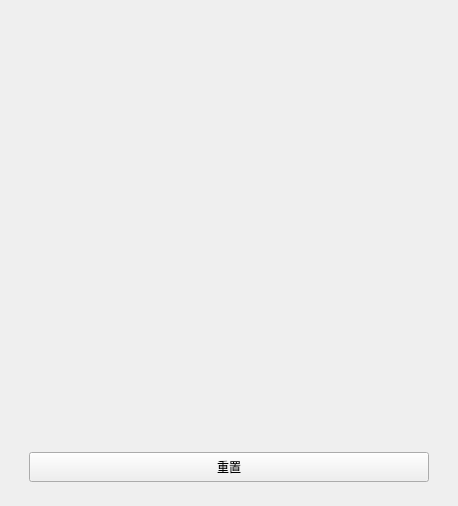
<?xml version="1.0" encoding="UTF-8"?>
<ui version="4.0">
 <class>Widget</class>
 <widget class="QWidget" name="Widget">
  <property name="geometry">
   <rect>
    <x>0</x>
    <y>0</y>
    <width>454</width>
    <height>506</height>
   </rect>
  </property>
  <property name="maximumSize">
   <size>
    <width>1000</width>
    <height>1000</height>
   </size>
  </property>
  <property name="windowTitle">
   <string>Widget</string>
  </property>
  <layout class="QGridLayout" name="gridLayout_5">
   <item row="0" column="0">
    <widget class="QStackedWidget" name="stackedWidget">
     <property name="currentIndex">
      <number>0</number>
     </property>
     <widget class="QWidget" name="page">
      <layout class="QGridLayout" name="gridLayout_6">
       <item row="0" column="0">
        <widget class="QStackedWidget" name="stackedWidget_2">
         <property name="currentIndex">
          <number>1</number>
         </property>
         <widget class="QWidget" name="page_3">
          <layout class="QGridLayout" name="gridLayout_2">
           <item row="1" column="0" colspan="2">
            <widget class="QWidget" name="widget" native="true">
             <property name="minimumSize">
              <size>
               <width>400</width>
               <height>150</height>
              </size>
             </property>
             <property name="autoFillBackground">
              <bool>true</bool>
             </property>
             <widget class="QLabel" name="charabacklabel">
              <property name="geometry">
               <rect>
                <x>9</x>
                <y>9</y>
                <width>16</width>
                <height>16</height>
               </rect>
              </property>
              <property name="text">
               <string/>
              </property>
              <property name="scaledContents">
               <bool>true</bool>
              </property>
             </widget>
             <widget class="QLabel" name="obj1label">
              <property name="geometry">
               <rect>
                <x>10</x>
                <y>120</y>
                <width>91</width>
                <height>81</height>
               </rect>
              </property>
              <property name="text">
               <string/>
              </property>
              <property name="textFormat">
               <enum>Qt::AutoText</enum>
              </property>
              <property name="pixmap">
               <pixmap resource="image.qrc">:/Photo/obj1.png</pixmap>
              </property>
              <property name="scaledContents">
               <bool>true</bool>
              </property>
             </widget>
             <widget class="QLabel" name="label">
              <property name="geometry">
               <rect>
                <x>30</x>
                <y>90</y>
                <width>71</width>
                <height>71</height>
               </rect>
              </property>
              <property name="minimumSize">
               <size>
                <width>10</width>
                <height>10</height>
               </size>
              </property>
              <property name="maximumSize">
               <size>
                <width>200</width>
                <height>200</height>
               </size>
              </property>
              <property name="text">
               <string/>
              </property>
              <property name="pixmap">
               <pixmap resource="image.qrc">:/Photo/character.png</pixmap>
              </property>
              <property name="scaledContents">
               <bool>true</bool>
              </property>
             </widget>
             <widget class="QProgressBar" name="proBar">
              <property name="geometry">
               <rect>
                <x>10</x>
                <y>10</y>
                <width>381</width>
                <height>23</height>
               </rect>
              </property>
              <property name="value">
               <number>50</number>
              </property>
              <property name="alignment">
               <set>Qt::AlignLeading|Qt::AlignLeft|Qt::AlignVCenter</set>
              </property>
              <property name="textVisible">
               <bool>false</bool>
              </property>
              <property name="textDirection">
               <enum>QProgressBar::TopToBottom</enum>
              </property>
             </widget>
             <widget class="QLabel" name="obj2label">
              <property name="geometry">
               <rect>
                <x>230</x>
                <y>130</y>
                <width>71</width>
                <height>61</height>
               </rect>
              </property>
              <property name="text">
               <string/>
              </property>
              <property name="pixmap">
               <pixmap resource="image.qrc">:/Photo/obj1.png</pixmap>
              </property>
              <property name="scaledContents">
               <bool>true</bool>
              </property>
             </widget>
             <widget class="QLabel" name="label_2">
              <property name="geometry">
               <rect>
                <x>3</x>
                <y>1</y>
                <width>1000</width>
                <height>1000</height>
               </rect>
              </property>
              <property name="minimumSize">
               <size>
                <width>1000</width>
                <height>1000</height>
               </size>
              </property>
              <property name="text">
               <string/>
              </property>
              <property name="pixmap">
               <pixmap resource="image.qrc">:/Photo/background2.jpg</pixmap>
              </property>
              <property name="scaledContents">
               <bool>true</bool>
              </property>
             </widget>
             <zorder>label_2</zorder>
             <zorder>obj2label</zorder>
             <zorder>obj1label</zorder>
             <zorder>charabacklabel</zorder>
             <zorder>proBar</zorder>
             <zorder>label</zorder>
            </widget>
           </item>
           <item row="2" column="0">
            <widget class="QFrame" name="frame">
             <property name="frameShape">
              <enum>QFrame::Box</enum>
             </property>
             <property name="frameShadow">
              <enum>QFrame::Raised</enum>
             </property>
             <property name="lineWidth">
              <number>5</number>
             </property>
             <layout class="QVBoxLayout" name="verticalLayout_3">
              <item>
               <widget class="QLCDNumber" name="lcdNumber"/>
              </item>
             </layout>
            </widget>
           </item>
           <item row="2" column="1">
            <widget class="QWidget" name="widget_2" native="true">
             <layout class="QGridLayout" name="gridLayout_3">
              <item row="3" column="0">
               <widget class="QPushButton" name="startbon">
                <property name="minimumSize">
                 <size>
                  <width>50</width>
                  <height>70</height>
                 </size>
                </property>
                <property name="font">
                 <font>
                  <family>Microsoft YaHei UI</family>
                  <pointsize>17</pointsize>
                 </font>
                </property>
                <property name="text">
                 <string>按压</string>
                </property>
               </widget>
              </item>
              <item row="3" column="1">
               <widget class="QPushButton" name="changebutton">
                <property name="minimumSize">
                 <size>
                  <width>0</width>
                  <height>70</height>
                 </size>
                </property>
                <property name="text">
                 <string>给予通关区间</string>
                </property>
               </widget>
              </item>
              <item row="0" column="0" colspan="2">
               <widget class="QWidget" name="level" native="true">
                <property name="minimumSize">
                 <size>
                  <width>100</width>
                  <height>100</height>
                 </size>
                </property>
                <layout class="QGridLayout" name="gridLayout">
                 <item row="2" column="1">
                  <widget class="QRadioButton" name="hard">
                   <property name="font">
                    <font>
                     <family>Broadway</family>
                     <pointsize>9</pointsize>
                    </font>
                   </property>
                   <property name="text">
                    <string>hard</string>
                   </property>
                  </widget>
                 </item>
                 <item row="4" column="0">
                  <widget class="QRadioButton" name="insane">
                   <property name="font">
                    <font>
                     <family>Broadway</family>
                     <pointsize>9</pointsize>
                    </font>
                   </property>
                   <property name="text">
                    <string>Insane</string>
                   </property>
                  </widget>
                 </item>
                 <item row="4" column="1">
                  <widget class="QRadioButton" name="demon">
                   <property name="font">
                    <font>
                     <family>Broadway</family>
                     <pointsize>9</pointsize>
                    </font>
                   </property>
                   <property name="text">
                    <string>Demon</string>
                   </property>
                  </widget>
                 </item>
                 <item row="2" column="0">
                  <widget class="QRadioButton" name="eazy">
                   <property name="font">
                    <font>
                     <family>Broadway</family>
                     <pointsize>9</pointsize>
                    </font>
                   </property>
                   <property name="text">
                    <string>eazy</string>
                   </property>
                  </widget>
                 </item>
                 <item row="0" column="0" colspan="2">
                  <widget class="QLabel" name="levellabel">
                   <property name="font">
                    <font>
                     <family>Curlz MT</family>
                     <pointsize>13</pointsize>
                     <weight>75</weight>
                     <bold>true</bold>
                    </font>
                   </property>
                   <property name="text">
                    <string>请选择反应难度^_^</string>
                   </property>
                   <property name="margin">
                    <number>7</number>
                   </property>
                   <property name="indent">
                    <number>20</number>
                   </property>
                  </widget>
                 </item>
                 <item row="5" column="0" colspan="2">
                  <widget class="QLabel" name="rebonlabel">
                   <property name="font">
                    <font>
                     <pointsize>7</pointsize>
                     <weight>75</weight>
                     <bold>true</bold>
                    </font>
                   </property>
                   <property name="text">
                    <string>重置后需要再次点击！</string>
                   </property>
                  </widget>
                 </item>
                </layout>
               </widget>
              </item>
              <item row="4" column="0" colspan="2">
               <widget class="QPushButton" name="button">
                <property name="text">
                 <string>认输</string>
                </property>
               </widget>
              </item>
              <item row="5" column="0" colspan="2">
               <widget class="QPushButton" name="readyBon">
                <property name="text">
                 <string>准备</string>
                </property>
               </widget>
              </item>
             </layout>
            </widget>
           </item>
          </layout>
         </widget>
         <widget class="QWidget" name="page_4">
          <layout class="QVBoxLayout" name="verticalLayout_2">
           <item>
            <widget class="QLabel" name="overlabel">
             <property name="text">
              <string/>
             </property>
             <property name="scaledContents">
              <bool>false</bool>
             </property>
            </widget>
           </item>
           <item>
            <widget class="QPushButton" name="rebon">
             <property name="enabled">
              <bool>true</bool>
             </property>
             <property name="minimumSize">
              <size>
               <width>25</width>
               <height>30</height>
              </size>
             </property>
             <property name="maximumSize">
              <size>
               <width>16777215</width>
               <height>20</height>
              </size>
             </property>
             <property name="text">
              <string>重置</string>
             </property>
            </widget>
           </item>
          </layout>
         </widget>
         <widget class="QWidget" name="page_5">
          <layout class="QGridLayout" name="gridLayout_4">
           <item row="1" column="0">
            <widget class="QPushButton" name="OKButton">
             <property name="minimumSize">
              <size>
               <width>0</width>
               <height>100</height>
              </size>
             </property>
             <property name="maximumSize">
              <size>
               <width>500</width>
               <height>100</height>
              </size>
             </property>
             <property name="font">
              <font>
               <family>幼圆</family>
               <weight>75</weight>
               <bold>true</bold>
              </font>
             </property>
             <property name="text">
              <string>以下一难度返回！</string>
             </property>
            </widget>
           </item>
           <item row="1" column="1">
            <widget class="QPushButton" name="OKButton2">
             <property name="minimumSize">
              <size>
               <width>0</width>
               <height>100</height>
              </size>
             </property>
             <property name="font">
              <font>
               <family>幼圆</family>
               <weight>75</weight>
               <bold>true</bold>
              </font>
             </property>
             <property name="text">
              <string>不！保留原难度</string>
             </property>
            </widget>
           </item>
           <item row="0" column="0" colspan="2">
            <widget class="QLabel" name="OKlabel">
             <property name="font">
              <font>
               <family>方正姚体</family>
               <pointsize>25</pointsize>
              </font>
             </property>
             <property name="text">
              <string>此模式已通关！</string>
             </property>
             <property name="scaledContents">
              <bool>true</bool>
             </property>
            </widget>
           </item>
          </layout>
         </widget>
        </widget>
       </item>
      </layout>
     </widget>
     <widget class="QWidget" name="page_2">
      <layout class="QFormLayout" name="formLayout">
       <item row="2" column="1">
        <widget class="QPushButton" name="Mainbutton">
         <property name="minimumSize">
          <size>
           <width>100</width>
           <height>70</height>
          </size>
         </property>
         <property name="text">
          <string>反应模式</string>
         </property>
        </widget>
       </item>
       <item row="0" column="1">
        <widget class="QLabel" name="startlabel">
         <property name="minimumSize">
          <size>
           <width>400</width>
           <height>200</height>
          </size>
         </property>
         <property name="text">
          <string/>
         </property>
         <property name="pixmap">
          <pixmap resource="image.qrc">:/Photo/main.jpg</pixmap>
         </property>
         <property name="scaledContents">
          <bool>true</bool>
         </property>
        </widget>
       </item>
       <item row="1" column="1">
        <widget class="QPushButton" name="NorBon">
         <property name="minimumSize">
          <size>
           <width>0</width>
           <height>70</height>
          </size>
         </property>
         <property name="maximumSize">
          <size>
           <width>16777215</width>
           <height>70</height>
          </size>
         </property>
         <property name="text">
          <string>正常模式</string>
         </property>
        </widget>
       </item>
      </layout>
     </widget>
    </widget>
   </item>
  </layout>
 </widget>
 <resources>
  <include location="image.qrc"/>
 </resources>
 <connections/>
</ui>
